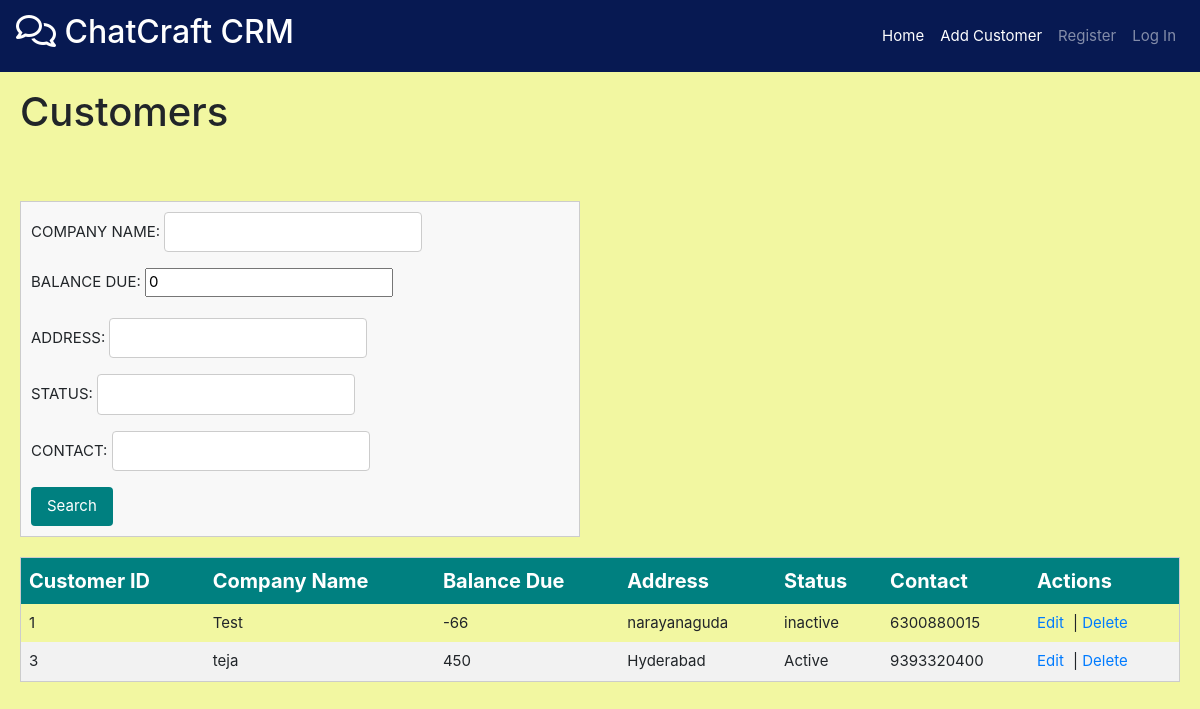
Before: /customers/get/ with the older database file.
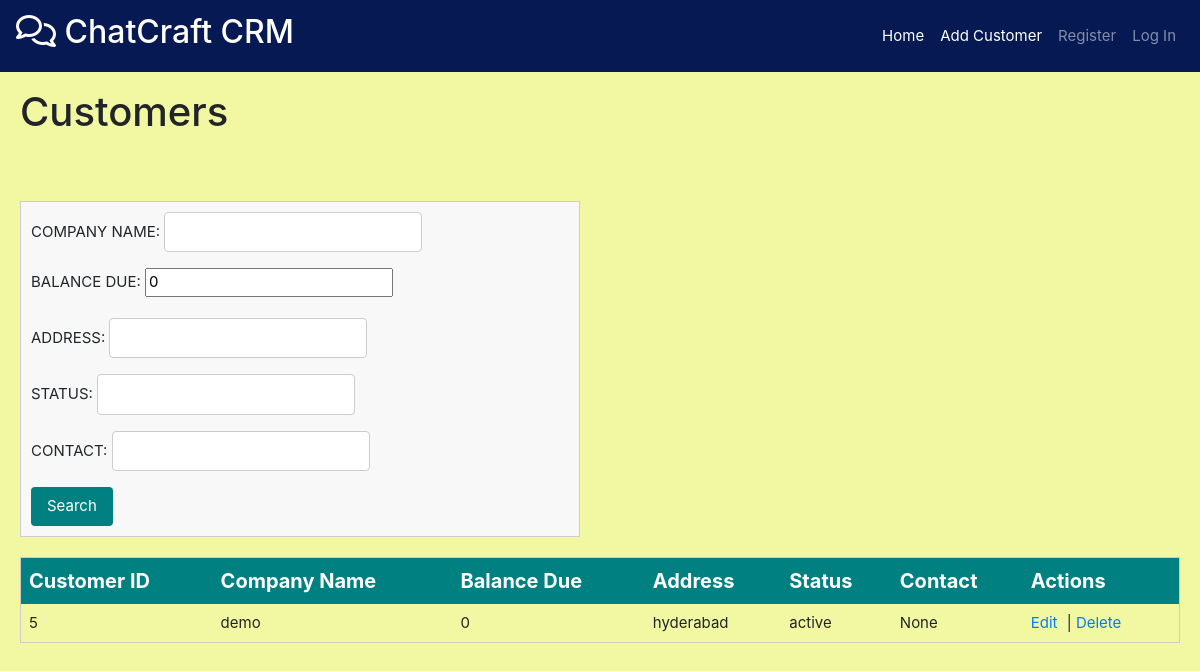
After: the same page with the newer database file.
### customers/models.py (models this page shows, shortened)
class Customer(models.Model):
    CUSTOMER_ID=models.AutoField(primary_key=True)
    COMPANY_NAME=models.CharField(max_length=35,unique=True)
    BALANCE_DUE=models.IntegerField(default=0,blank=True,null=True)
    ADDRESS = models.CharField(max_length=35,null=True,blank=True)
    STATUS = models.CharField(max_length=35,null=True,blank=True)
    CONTACT = models.CharField(max_length=10,null=True,blank=True)

### customers/views.py (the view)
# urls.py: path('get/', views.getCustomer),
def getCustomer(request : HttpRequest):
    data = request.GET
    customers = Customer.objects.all()
    filter_fields =["COMPANY_NAME", "BALANCE_DUE", "ADDRESS", "STATUS", "CONTACT"]
    for field in filter_fields:
        param_value = data.get(field)
        if param_value:
            customers = customers.filter(**{field: param_value})
    customer_list = []
    for customer in customers:
        customer_details = {
            "CUSTOMER_ID":customer.CUSTOMER_ID,
            "COMPANY_NAME": customer.COMPANY_NAME,
            "BALANCE_DUE": customer.BALANCE_DUE,
            "ADDRESS": customer.ADDRESS,
            "STATUS": customer.STATUS,
            "CONTACT" : customer.CONTACT,
        }
        customer_list.append(customer_details)
    customer_data = json.dumps(customer_list, indent=4)
    return render(request, 'Customers/display_customers.html', {'customers':customers,'form':CustomerForm})

### customers/templates/Customers/display_customers.html (shortened to what this page needs)
{% extends 'base.html' %}
{% block extra_nav %}
<li class="nav-item">
    <a class="nav-link" href="/customers/add/" style="color: white;">Add Customer</a>
</li>
{% endblock %}
{% block content %}
<h1 class="page-title">Customers</h1>
<br><br>
<form method="get" novalidate style="width: 560px;">
    {{ form.as_p }}
    <button type="submit">Search</button>
</form>
<table class="custom-table">
    <thead>
        <tr class="table-header">
            <th>Customer ID</th>
            <th>Company Name</th>
            <th>Balance Due</th>
            <th>Address</th>
            <th>Status</th>
            <th>Contact</th>
            <th>Actions</th>
        </tr>
    </thead>
    <tbody>
        {% for customer in customers %}
        <tr>
            <td>{{ customer.CUSTOMER_ID }}</td>
            <td>{{ customer.COMPANY_NAME }}</td>
            <td>{{ customer.BALANCE_DUE }}</td>
            <td>{{ customer.ADDRESS }}</td>
            <td>{{ customer.STATUS }}</td>
            <td>{{ customer.CONTACT }}</td>
            <td>
                <a href="/customers/edit/{{ customer.CUSTOMER_ID }}/" class="action-link">Edit</a> |
                <a href="/customers/delete/{{ customer.CUSTOMER_ID }}/" class="action-link">Delete</a>
            </td>
        </tr>
        {% endfor %}
    </tbody>
</table>
{% endblock %}

Changed rows visible on the page:
removed Customer: CUSTOMER_ID "1", COMPANY_NAME "Test", BALANCE_DUE "-66", ADDRESS "narayanaguda", STATUS "inactive", CONTACT "6300880015"
removed Customer: CUSTOMER_ID "3", COMPANY_NAME "teja", BALANCE_DUE "450", ADDRESS "Hyderabad", STATUS "Active", CONTACT "9393320400"
added Customer: CUSTOMER_ID "5", COMPANY_NAME "demo", BALANCE_DUE "0", ADDRESS "hyderabad", STATUS "active", CONTACT "None"
